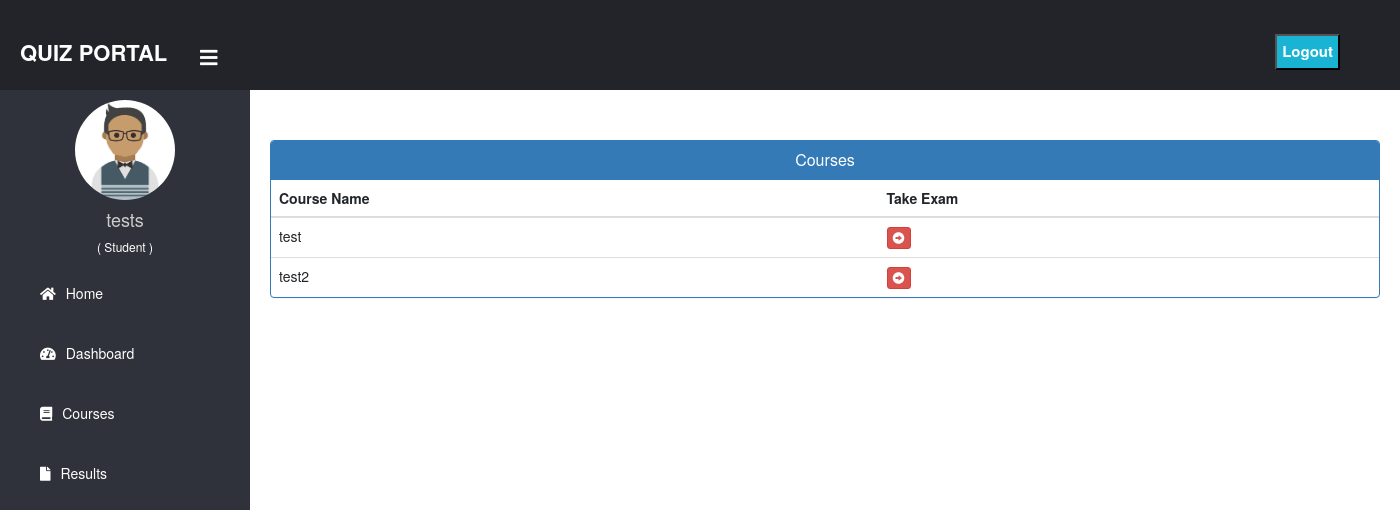
/student_course/ (signed in), run on an earlier commit of the app's database.
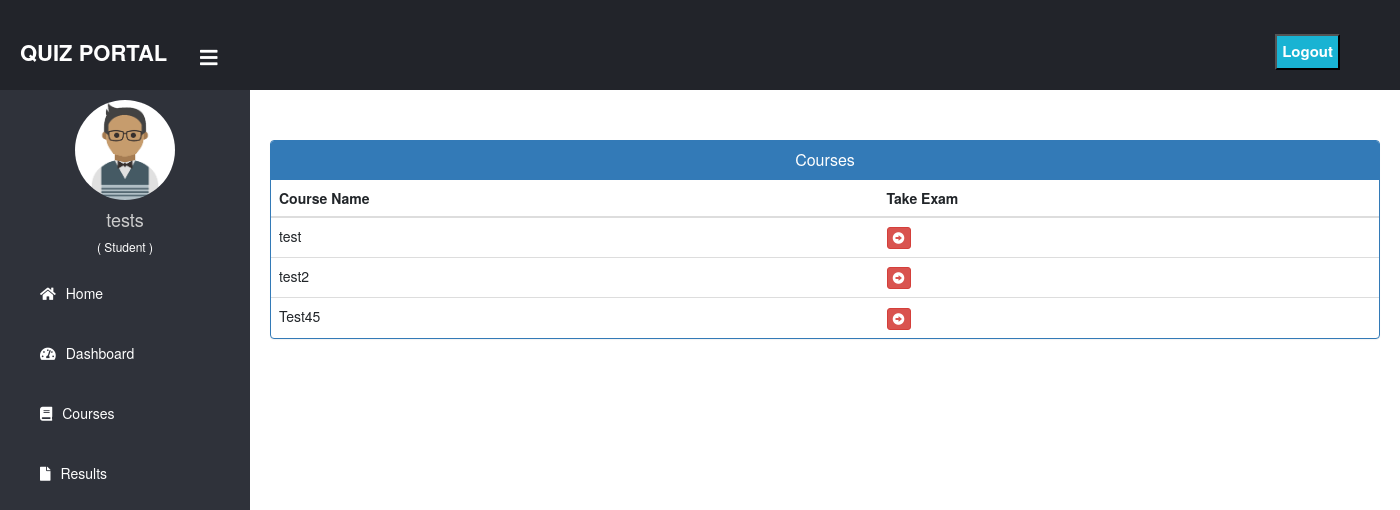
And on a later commit of the database.
### lms/models.py (models this page shows, shortened)
class Course(models.Model):
    name = models.CharField(max_length=100)
    description = models.TextField()
    teacher = models.ForeignKey(User, on_delete=models.CASCADE, limit_choices_to={'userprofile__role': 'teacher'})

### lms/views.py (the view)
# urls.py: path('student_course/', student_course, name='student_course'),
@login_required(login_url='/login')
def student_course(request):
    url_type = request.GET.get('type', None)
    courses = Course.objects.all()
    context = {
        'courses': courses,
        'type': 'courses'
    }
    if url_type == 'result':
        context['type'] = 'result'
    return render(request, 'student/course_view.html', context)

### lms/templates/student/course_view.html
{% extends "dashboard_base.html" %}
{% load widget_tweaks %}
{% load static %}
{% block content %}
{% include "common/common_link.html" %}
<br><br>
<div class="container">
    <div class="panel panel-primary">
      <div class="panel-heading">
        <h6 class="panel-title">Courses</h6>
      </div>
      <table class="table table-hover" id="dev-table">
        <thead>
          <tr>
            <th>Course Name</th>
            {% if type == 'courses' %}
              <th>Take Exam</th>
            {% else %}
              <th>View Results</th>
            {% endif %}
          </tr>
        </thead>
        {% for course in courses %}
        <tr>
          <td>{{ course.name }}</td>
          {% if type == 'courses' %}
            <td>
              <a class="btn btn-danger btn-xs" href="{% url 'take_exam' course.id %}">
                <span class="glyphicon glyphicon-circle-arrow-right"></span>
              </a>
            </td>
          {% else %}
            <td>
              <a class="btn btn-danger btn-xs" href="{% url 'view_results' course.id %}">
                <span class="glyphicon glyphicon-eye-open"></span>
              </a>
            </td>
          {% endif %}
        </tr>
        {% endfor %}
      </table>
    </div>
</div>
{% endblock %}

What changed in the data, as far as the page shows it:
added Course: name "Test45"
